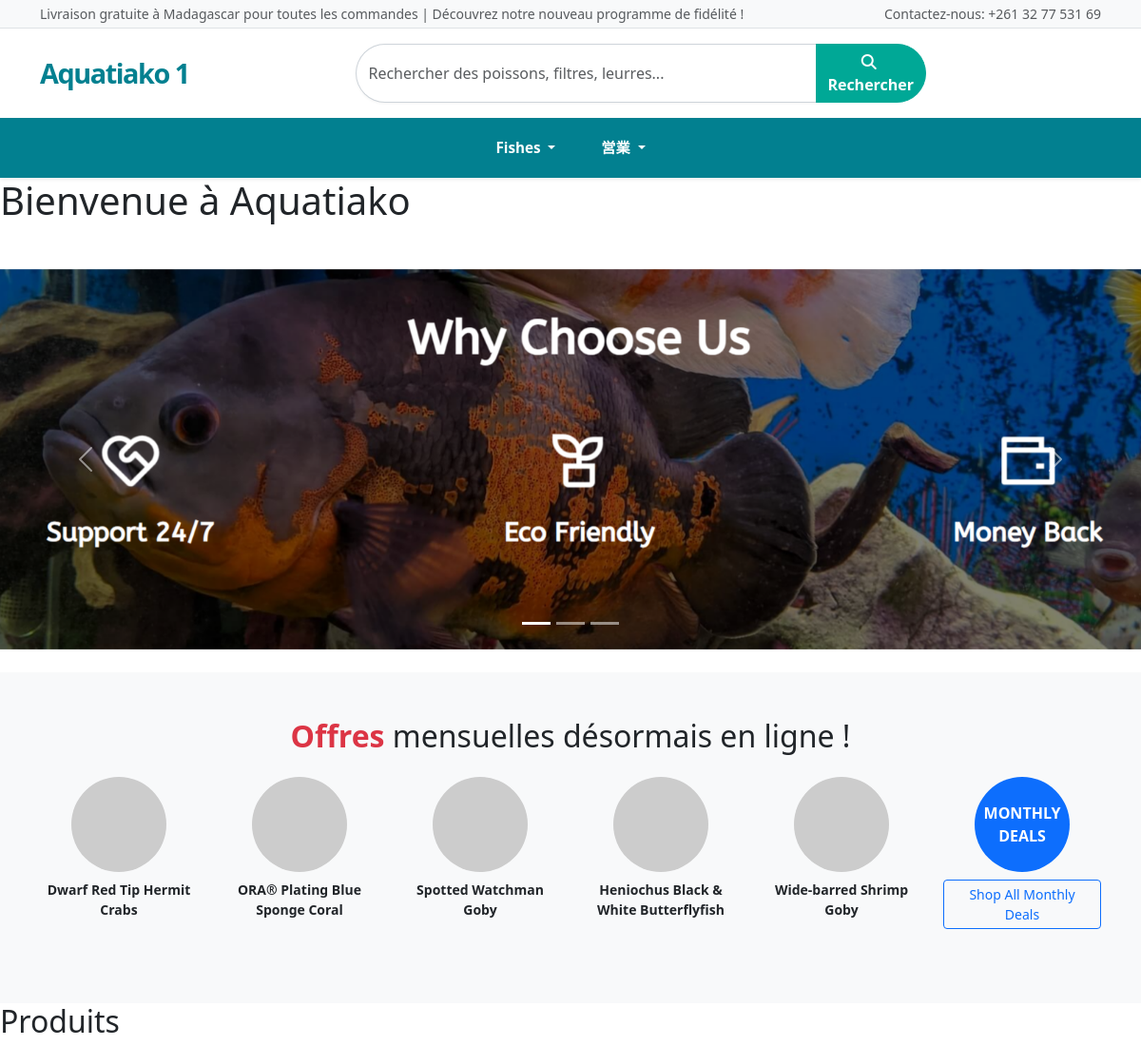
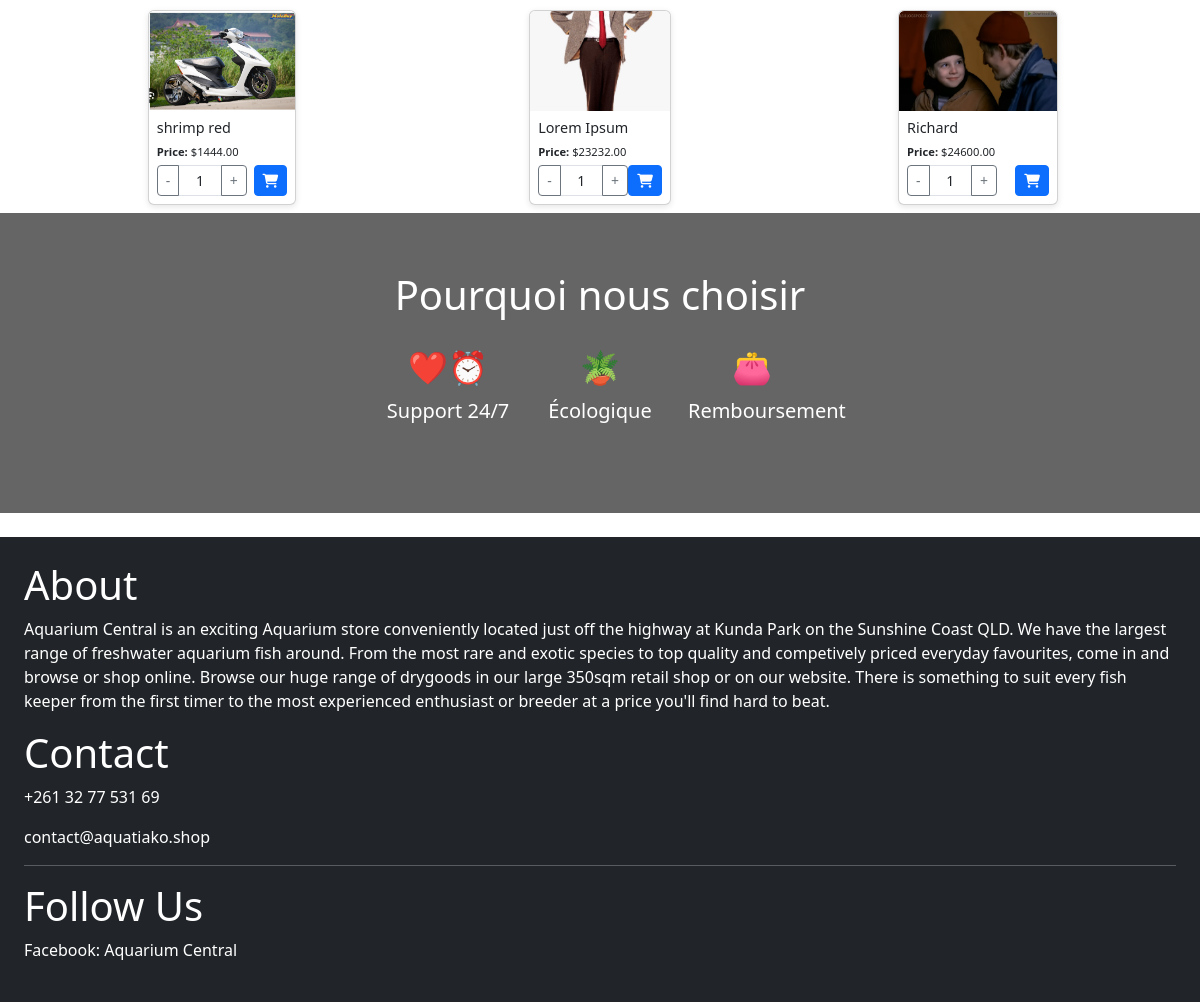
The page / on the database its author committed (2 pictures, top to bottom).
### client/models.py (models this page shows, shortened)
class ProductCategory(models.Model):
    name = models.CharField(max_length=50, unique=True)

class MainCarousel(models.Model):
    image = models.ImageField(upload_to='carousel/')
    alt_text = models.CharField(max_length=100, blank=True)

class Product(models.Model):
    name = models.CharField(max_length=100)
    description = models.TextField()
    price = models.DecimalField(max_digits=10, decimal_places=2)
    reference = models.CharField(max_length=50, unique=True)
    brand = models.CharField(max_length=100)
    category = models.ForeignKey(ProductCategory, on_delete=models.CASCADE)
    subcategory = models.ForeignKey(ProductSubcategory, on_delete=models.SET_NULL, null=True, blank=True)
    MonthlyDailyDeal = models.ForeignKey(MonthlyDailyDeal, on_delete=models.SET_NULL, null=True, blank=True)
    created_at = models.DateTimeField(auto_now_add=True)
    updated_at = models.DateTimeField(auto_now=True)

class ProductImage(models.Model):
    product = models.ForeignKey(Product, on_delete=models.CASCADE, related_name='images')
    image = models.ImageField(upload_to=upload_to_product_folder)
    alt_text = models.CharField(max_length=100, blank=True)

### client/views.py (the view)
# urls.py: path('', views.index, name='index'),
def index(request):
   main_carousel_images = MainCarousel.objects.all()
   products = Product.objects.all()
   context = {'products': products, 'images': main_carousel_images, 'current_nav': 'nav'}
   return render(request, 'client/pages/index.html', context)

### backend/context_processors.py (called while the page is built)
def global_navbar_style(request):
    config = AdminUIConfig.get_config()
    return {
        'global_navbar_style': config.navbar_style
    }

### backend/models.py (called while the page is built)
    @classmethod
    def get_config(cls):
        config, created = cls.objects.get_or_create(pk=1)
        return config

### client/context_processors.py (called while the page is built)
def categories_processor(request):
    categories = ProductCategory.objects.all()
    return {'categories': categories}

### client/templates/client/pages/index.html
{% extends 'client/base.html' %}
{% block content %}
<h1>Bienvenue à Aquatiako</h1>
{% include 'client/carousel.html' with image=images %}
<div class="mt-4">
  {% include 'client/categoryBanner.html' %}
  <h2>Produits</h2>
  <div class="container product-grid">
    {% for product in products %}
      {% include 'client/productCards.html' with product=product %}
    {% endfor %}
  </div>
  {% include 'client/dynamicBannar.html' %}
</div>
{% endblock %}

### client/templates/client/pages/components/navbars/golden.html (shortened to what this page needs)
<header>
    <div class="bg-light border-bottom d-none d-md-block">
        <div class="container py-1 d-flex justify-content-between align-items-center">
            <small class="text-muted text-truncate">
                Livraison gratuite à Madagascar pour toutes les commandes | Découvrez notre nouveau programme de fidélité !
            </small>
            <div class="d-flex flex-row gap-3">
                <a href="#" class="text-decoration-none text-muted small top-bar-link">Contactez-nous: +261 32 77 531 69 </a>
            </div>
        </div>
    </div>
    <nav class="navbar navbar-expand-lg bg-white py-3">
        <div class="container">
            <a class="navbar-brand navbar-brand-custom" href="/">
                Aquatiako 1
            </a>
            <div class="d-none d-lg-flex flex-grow-1 mx-5" style="max-width: 600px;">
                <form class="search-form" method="get" action="{% url 'filter_products' %}">
                    <input
                        class="form-control search-input"
                        type="search"
                        name="search"
                        placeholder="Rechercher des poissons, filtres, leurres..."
                        aria-label="Search"
                        list="search-suggestions-desktop"
                        onkeyup="getSuggestions(this.value, 'search-suggestions-desktop')"
                    >
                    <button class="btn search-button" type="submit">
                        <i class="fas fa-search me-1"></i> Rechercher
                    </button>
                </form>
            </div>
        </div>
    </nav>
    <nav class="navbar navbar-expand-lg bg-aqua-secondary shadow-sm">
        <div class="container d-flex justify-content-center">
            <ul class="navbar-nav d-none d-lg-flex gap-3">
                {% for category in categories %}
                <li class="nav-item dropdown">
                    <a class="nav-link dropdown-toggle category-nav-link" href="#" id="categoryDropdown{{ category.id }}" role="button" data-bs-toggle="dropdown" aria-expanded="false">
                        {{ category.name }}
                    </a>
                </li>
                {% endfor %}
            </ul>
        </div>
    </nav>
</header>

### client/templates/client/carousel.html (shortened to what this page needs)
  <div class="mt-5">
    <div id="carouselExampleIndicators" class="carousel slide" data-bs-ride="carousel">
      <div class="carousel-indicators">
        <button type="button" data-bs-target="#carouselExampleIndicators" data-bs-slide-to="0" class="active" aria-current="true" aria-label="Slide 1"></button>
        <button type="button" data-bs-target="#carouselExampleIndicators" data-bs-slide-to="1" aria-label="Slide 2"></button>
        <button type="button" data-bs-target="#carouselExampleIndicators" data-bs-slide-to="2" aria-label="Slide 3"></button>
      </div>
      <div class="carousel-inner">
        {% for image in images %}
        {% if forloop.first %}
        <div class="carousel-item active">
          <img src="{{ image.image.url }}" class="d-block w-100" alt="Random promotional image 1">
        </div>
        {% else %}
        <div class="carousel-item">
          <img src="{{ image.image.url }}" class="d-block w-100" alt="Random promotional image {{ forloop.counter }}">
        </div>
        {% endif %}
        {% endfor %}
      </div>
      <button class="carousel-control-prev" type="button" data-bs-target="#carouselExampleIndicators" data-bs-slide="prev">
        <span class="carousel-control-prev-icon" aria-hidden="true"></span>
      </button>
      <button class="carousel-control-next" type="button" data-bs-target="#carouselExampleIndicators" data-bs-slide="next">
        <span class="carousel-control-next-icon" aria-hidden="true"></span>
      </button>
    </div>
  </div>

### client/templates/client/productCards.html
<div class="card h-100" hx-target="this" hx-swap="outerHTML">
  <img src="{{ product.images.first.image.url }}" class="card-img-top" alt="Product Image 1">
  <div class="card-body d-flex flex-column">
    <h6 class="card-title">{{ product.name }}</h6>
    <p class="card-text small mb-1"><strong>Price:</strong> ${{ product.price }}</p>
    <div class="mt-auto d-flex justify-content-between align-items-center flex-wrap">
      <div class="input-group input-group-sm" style="max-width: 90px;">
        <button class="btn btn-outline-secondary btn-sm" hx-post="/cart/update/{{ product.id }}" hx-vals='{"quantity": 0}'>-</button>
        <input type="text" class="form-control text-center" value="1" readonly>
        <button class="btn btn-outline-secondary btn-sm" hx-post="/cart/update/{{ product.id }}" hx-vals='{"quantity": 2}'>+</button>
      </div>
    <a href="{% url 'product_detail' product.id %}" class="btn btn-primary btn-sm" hx-post="/cart/add/{{ product.id }}" hx-target="#cart-count" hx-swap="innerHTML">
            <i class="fas fa-shopping-cart"></i>
      </a>
    </div>
  </div>
</div>

### client/static/css/main.css (style rules this page uses)
.product-grid { display: grid; grid-template-columns: repeat(auto-fit, minmax(140px, 1fr)); gap: 10px; padding: 8px; }
.card { max-width: 160px; height: 260px; margin: auto; overflow: hidden; box-shadow: 0 2px 6px rgba(0,0,0,0.1); }
.card-img-top { height: 100px; object-fit: cover; }
.card-body { padding: 8px; font-size: 0.8rem; }
.card-title { font-size: 0.9rem; white-space: nowrap; overflow: hidden; text-overflow: ellipsis; }
.input-group-sm { font-size: 0.75rem; }

### client/templates/client/pages/components/navbars/golden.html (style rules this page uses)
:root { --color-aqua-primary: #00A896; --color-aqua-secondary: #028090; --color-text-dark: #1f2937; }
.bg-aqua-secondary { background-color: var(--color-aqua-secondary) !important; }
.top-bar-link { transition: opacity 0.2s; }
.navbar-brand-custom { font-weight: 800; color: var(--color-aqua-secondary) !important; letter-spacing: -0.05em; font-size: 1.8rem; }
.search-form { display: flex; width: 100%; }
.search-input { flex-grow: 1; border-radius: 2rem 0 0 2rem !important; box-shadow: 0 1px 3px rgba(0, 0, 0, 0.05); border-color: #ced4da !important; transition: all 0.3s; border-right: 0 !important; }
.search-button { background-color: var(--color-aqua-primary) !important; border-color: var(--color-aqua-primary) !important; color: white !important; font-weight: 600; border-radius: 0 2rem 2rem 0 !important; transition: background-color 0.2s; border-left: 0 !important; }
.category-nav-link { color: white !important; font-weight: 600; font-size: 0.95rem; padding: 0.75rem 1rem !important; transition: background-color 0.2s; border-radius: 0.25rem; }

### client/templates/client/carousel.html (style rules this page uses)
.carousel-item { height: 400px; }
.carousel-item img { height: 100%; object-fit: cover; }

### rows shown on the page
ProductCategory: name "Fishes"
ProductCategory: name "営業"
MainCarousel: image (picture)
Product: images.first.image (picture), name "shrimp red", price "1444.00"
Product: images.first.image (picture), name "Lorem Ipsum", price "23232.00"
Product: images.first.image (picture), name "Richard", price "24600.00"
